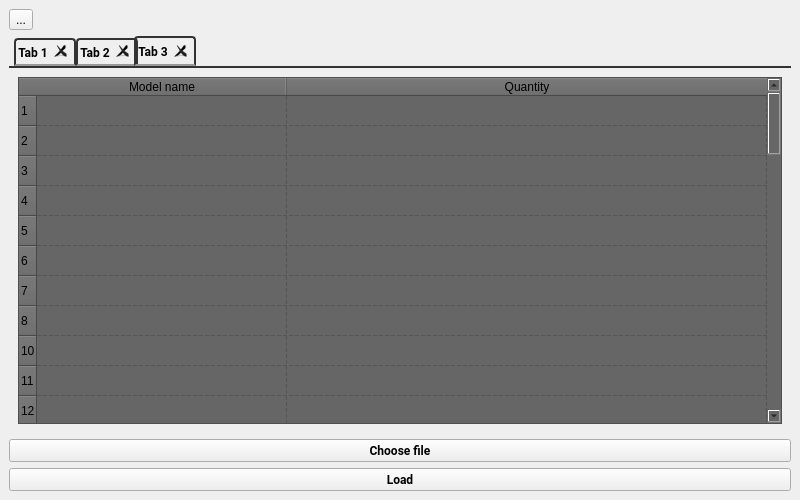
<?xml version="1.0" encoding="UTF-8"?>
<ui version="4.0">
 <class>MainWindow</class>
 <widget class="QMainWindow" name="MainWindow">
  <property name="geometry">
   <rect>
    <x>0</x>
    <y>0</y>
    <width>800</width>
    <height>500</height>
   </rect>
  </property>
  <property name="windowTitle">
   <string>MainWindow</string>
  </property>
  <property name="styleSheet">
   <string notr="true"/>
  </property>
  <widget class="QWidget" name="centralwidget">
   <layout class="QVBoxLayout" name="verticalLayout_5">
    <item>
     <widget class="QToolButton" name="toolButton">
      <property name="text">
       <string>...</string>
      </property>
     </widget>
    </item>
    <item>
     <widget class="QTabWidget" name="tabWidget">
      <property name="font">
       <font>
        <family>Roboto</family>
        <bold>true</bold>
       </font>
      </property>
      <property name="styleSheet">
       <string notr="true">QTabWidget::pane { /* The tab widget frame */
    border-top: 2px solid #333333;
}

QTabWidget::tab-bar {
    left: 5px; /* move to the right by 5px */
}

/* Style the tab using the tab sub-control. Note that
    it reads QTabBar _not_ QTabWidget */
QTabBar::tab {
    background: qlineargradient(x1: 0, y1: 0, x2: 0, y2: 1,
                                stop: 0 #E1E1E1, stop: 0.4 #DDDDDD,
                                stop: 0.5 #D8D8D8, stop: 1.0 #999999);
    border: 2px solid #333333;
    border-bottom-color: #999999; /* same as the pane color */
    border-top-left-radius: 4px;
    border-top-right-radius: 4px;
    min-width: 8ex;
    padding: 2px;
}

QTabBar::tab:selected, QTabBar::tab:hover {
    background: qlineargradient(x1: 0, y1: 0, x2: 0, y2: 1,
                                stop: 0 #fafafa, stop: 0.4 #f4f4f4,
                                stop: 0.5 #e7e7e7, stop: 1.0 #999999);
}

QTabBar::tab:selected {
    border-color: #333333;
    border-bottom-color: #999999; /* same as pane color */
}

QTabBar::tab:!selected {
    margin-top: 2px; /* make non-selected tabs look smaller */
}

/* make use of negative margins for overlapping tabs */
QTabBar::tab:selected {
    /* expand/overlap to the left and right by 4px */
    margin-left: -4px;
    margin-right: -4px;
}

QTabBar::tab:first:selected {
    margin-left: 0; /* the first selected tab has nothing to overlap with on the left */
}

QTabBar::tab:last:selected {
    margin-right: 0; /* the last selected tab has nothing to overlap with on the right */
}

QTabBar::tab:only-one {
    margin: 0; /* if there is only one tab, we don't want overlapping margins */
}</string>
      </property>
      <property name="currentIndex">
       <number>2</number>
      </property>
      <property name="tabsClosable">
       <bool>true</bool>
      </property>
      <property name="movable">
       <bool>false</bool>
      </property>
      <widget class="QWidget" name="tab_3">
       <property name="font">
        <font>
         <family>Roboto</family>
         <bold>true</bold>
        </font>
       </property>
       <attribute name="title">
        <string>Tab 1</string>
       </attribute>
       <layout class="QVBoxLayout" name="verticalLayout_4">
        <item>
         <widget class="QTableWidget" name="tableWidget">
          <property name="styleSheet">
           <string notr="true">background-color: #666666;
</string>
          </property>
          <property name="selectionMode">
           <enum>QAbstractItemView::ExtendedSelection</enum>
          </property>
          <property name="showGrid">
           <bool>true</bool>
          </property>
          <property name="gridStyle">
           <enum>Qt::DashLine</enum>
          </property>
          <property name="sortingEnabled">
           <bool>true</bool>
          </property>
          <property name="wordWrap">
           <bool>true</bool>
          </property>
          <property name="cornerButtonEnabled">
           <bool>true</bool>
          </property>
          <property name="rowCount">
           <number>50</number>
          </property>
          <attribute name="horizontalHeaderDefaultSectionSize">
           <number>250</number>
          </attribute>
          <attribute name="horizontalHeaderStretchLastSection">
           <bool>true</bool>
          </attribute>
          <attribute name="verticalHeaderShowSortIndicator" stdset="0">
           <bool>false</bool>
          </attribute>
          <row>
           <property name="text">
            <string>1</string>
           </property>
          </row>
          <row>
           <property name="text">
            <string>2</string>
           </property>
          </row>
          <row>
           <property name="text">
            <string>3</string>
           </property>
          </row>
          <row>
           <property name="text">
            <string>4</string>
           </property>
          </row>
          <row>
           <property name="text">
            <string>5</string>
           </property>
          </row>
          <row>
           <property name="text">
            <string>6</string>
           </property>
          </row>
          <row>
           <property name="text">
            <string>7</string>
           </property>
          </row>
          <row>
           <property name="text">
            <string>8</string>
           </property>
          </row>
          <row>
           <property name="text">
            <string>10</string>
           </property>
          </row>
          <row>
           <property name="text">
            <string>11</string>
           </property>
          </row>
          <row>
           <property name="text">
            <string>12</string>
           </property>
          </row>
          <row>
           <property name="text">
            <string>13</string>
           </property>
          </row>
          <row>
           <property name="text">
            <string>14</string>
           </property>
          </row>
          <row>
           <property name="text">
            <string>15</string>
           </property>
          </row>
          <row/>
          <row/>
          <row/>
          <row/>
          <row/>
          <row/>
          <row/>
          <row/>
          <row/>
          <row/>
          <row/>
          <row/>
          <row/>
          <row/>
          <row/>
          <row/>
          <row/>
          <row/>
          <row/>
          <row/>
          <row/>
          <row/>
          <row/>
          <row/>
          <row/>
          <row/>
          <row/>
          <row/>
          <row/>
          <row/>
          <row/>
          <row/>
          <row/>
          <row/>
          <row/>
          <row/>
          <column>
           <property name="text">
            <string>Model name</string>
           </property>
          </column>
          <column>
           <property name="text">
            <string>Quantity</string>
           </property>
          </column>
         </widget>
        </item>
       </layout>
      </widget>
      <widget class="QWidget" name="tab_4">
       <property name="font">
        <font>
         <family>Roboto</family>
         <bold>true</bold>
        </font>
       </property>
       <attribute name="title">
        <string>Tab 2</string>
       </attribute>
       <layout class="QVBoxLayout" name="verticalLayout_3">
        <item>
         <widget class="QTableWidget" name="tableWidget_2">
          <property name="styleSheet">
           <string notr="true">background-color: #666666;
</string>
          </property>
          <property name="selectionMode">
           <enum>QAbstractItemView::ExtendedSelection</enum>
          </property>
          <property name="showGrid">
           <bool>true</bool>
          </property>
          <property name="gridStyle">
           <enum>Qt::DashLine</enum>
          </property>
          <property name="sortingEnabled">
           <bool>true</bool>
          </property>
          <property name="wordWrap">
           <bool>true</bool>
          </property>
          <property name="cornerButtonEnabled">
           <bool>true</bool>
          </property>
          <property name="rowCount">
           <number>50</number>
          </property>
          <attribute name="horizontalHeaderDefaultSectionSize">
           <number>250</number>
          </attribute>
          <attribute name="horizontalHeaderStretchLastSection">
           <bool>true</bool>
          </attribute>
          <attribute name="verticalHeaderShowSortIndicator" stdset="0">
           <bool>false</bool>
          </attribute>
          <row>
           <property name="text">
            <string>1</string>
           </property>
          </row>
          <row>
           <property name="text">
            <string>2</string>
           </property>
          </row>
          <row>
           <property name="text">
            <string>3</string>
           </property>
          </row>
          <row>
           <property name="text">
            <string>4</string>
           </property>
          </row>
          <row>
           <property name="text">
            <string>5</string>
           </property>
          </row>
          <row>
           <property name="text">
            <string>6</string>
           </property>
          </row>
          <row>
           <property name="text">
            <string>7</string>
           </property>
          </row>
          <row>
           <property name="text">
            <string>8</string>
           </property>
          </row>
          <row>
           <property name="text">
            <string>10</string>
           </property>
          </row>
          <row>
           <property name="text">
            <string>11</string>
           </property>
          </row>
          <row>
           <property name="text">
            <string>12</string>
           </property>
          </row>
          <row>
           <property name="text">
            <string>13</string>
           </property>
          </row>
          <row>
           <property name="text">
            <string>14</string>
           </property>
          </row>
          <row>
           <property name="text">
            <string>15</string>
           </property>
          </row>
          <row/>
          <row/>
          <row/>
          <row/>
          <row/>
          <row/>
          <row/>
          <row/>
          <row/>
          <row/>
          <row/>
          <row/>
          <row/>
          <row/>
          <row/>
          <row/>
          <row/>
          <row/>
          <row/>
          <row/>
          <row/>
          <row/>
          <row/>
          <row/>
          <row/>
          <row/>
          <row/>
          <row/>
          <row/>
          <row/>
          <row/>
          <row/>
          <row/>
          <row/>
          <row/>
          <row/>
          <column>
           <property name="text">
            <string>Model name</string>
           </property>
          </column>
          <column>
           <property name="text">
            <string>Quantity</string>
           </property>
          </column>
         </widget>
        </item>
       </layout>
      </widget>
      <widget class="QWidget" name="tab_5">
       <property name="font">
        <font>
         <family>Roboto</family>
         <bold>true</bold>
        </font>
       </property>
       <attribute name="title">
        <string>Tab 3</string>
       </attribute>
       <layout class="QVBoxLayout" name="verticalLayout">
        <item>
         <widget class="QTableWidget" name="tableWidget_3">
          <property name="styleSheet">
           <string notr="true">background-color: #666666;
</string>
          </property>
          <property name="selectionMode">
           <enum>QAbstractItemView::ExtendedSelection</enum>
          </property>
          <property name="showGrid">
           <bool>true</bool>
          </property>
          <property name="gridStyle">
           <enum>Qt::DashLine</enum>
          </property>
          <property name="sortingEnabled">
           <bool>true</bool>
          </property>
          <property name="wordWrap">
           <bool>true</bool>
          </property>
          <property name="cornerButtonEnabled">
           <bool>true</bool>
          </property>
          <property name="rowCount">
           <number>50</number>
          </property>
          <attribute name="horizontalHeaderDefaultSectionSize">
           <number>250</number>
          </attribute>
          <attribute name="horizontalHeaderStretchLastSection">
           <bool>true</bool>
          </attribute>
          <attribute name="verticalHeaderShowSortIndicator" stdset="0">
           <bool>false</bool>
          </attribute>
          <row>
           <property name="text">
            <string>1</string>
           </property>
          </row>
          <row>
           <property name="text">
            <string>2</string>
           </property>
          </row>
          <row>
           <property name="text">
            <string>3</string>
           </property>
          </row>
          <row>
           <property name="text">
            <string>4</string>
           </property>
          </row>
          <row>
           <property name="text">
            <string>5</string>
           </property>
          </row>
          <row>
           <property name="text">
            <string>6</string>
           </property>
          </row>
          <row>
           <property name="text">
            <string>7</string>
           </property>
          </row>
          <row>
           <property name="text">
            <string>8</string>
           </property>
          </row>
          <row>
           <property name="text">
            <string>10</string>
           </property>
          </row>
          <row>
           <property name="text">
            <string>11</string>
           </property>
          </row>
          <row>
           <property name="text">
            <string>12</string>
           </property>
          </row>
          <row>
           <property name="text">
            <string>13</string>
           </property>
          </row>
          <row>
           <property name="text">
            <string>14</string>
           </property>
          </row>
          <row>
           <property name="text">
            <string>15</string>
           </property>
          </row>
          <row/>
          <row/>
          <row/>
          <row/>
          <row/>
          <row/>
          <row/>
          <row/>
          <row/>
          <row/>
          <row/>
          <row/>
          <row/>
          <row/>
          <row/>
          <row/>
          <row/>
          <row/>
          <row/>
          <row/>
          <row/>
          <row/>
          <row/>
          <row/>
          <row/>
          <row/>
          <row/>
          <row/>
          <row/>
          <row/>
          <row/>
          <row/>
          <row/>
          <row/>
          <row/>
          <row/>
          <column>
           <property name="text">
            <string>Model name</string>
           </property>
          </column>
          <column>
           <property name="text">
            <string>Quantity</string>
           </property>
          </column>
         </widget>
        </item>
       </layout>
      </widget>
     </widget>
    </item>
    <item>
     <layout class="QVBoxLayout" name="verticalLayout_2">
      <item>
       <widget class="QPushButton" name="pushButton">
        <property name="font">
         <font>
          <family>Roboto</family>
          <bold>true</bold>
         </font>
        </property>
        <property name="text">
         <string>Choose file</string>
        </property>
       </widget>
      </item>
      <item>
       <widget class="QPushButton" name="pushButton_2">
        <property name="font">
         <font>
          <family>Roboto</family>
          <bold>true</bold>
         </font>
        </property>
        <property name="text">
         <string>Load</string>
        </property>
       </widget>
      </item>
     </layout>
    </item>
   </layout>
  </widget>
  <widget class="QMenuBar" name="menubar">
   <property name="geometry">
    <rect>
     <x>0</x>
     <y>0</y>
     <width>800</width>
     <height>21</height>
    </rect>
   </property>
  </widget>
 </widget>
 <resources/>
 <connections/>
</ui>
